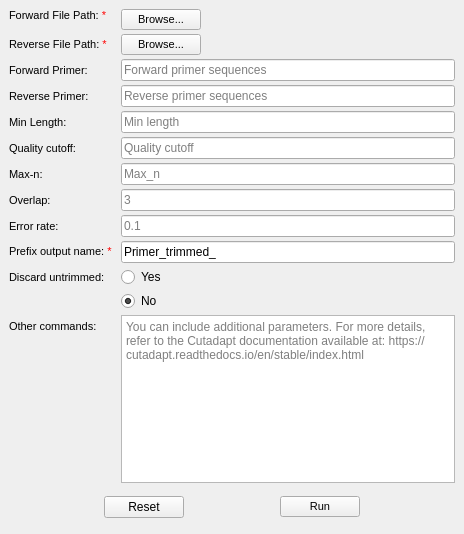
<?xml version="1.0" encoding="UTF-8"?>
<ui version="4.0">
 <class>Primer</class>
 <widget class="QMainWindow" name="Primer">
  <property name="geometry">
   <rect>
    <x>0</x>
    <y>0</y>
    <width>464</width>
    <height>534</height>
   </rect>
  </property>
  <property name="windowTitle">
   <string>Primer trimming</string>
  </property>
  <widget class="QWidget" name="centralwidget">
   <layout class="QVBoxLayout" name="verticalLayout">
    <item>
     <widget class="QFrame" name="frame">
      <property name="frameShape">
       <enum>QFrame::NoFrame</enum>
      </property>
      <property name="frameShadow">
       <enum>QFrame::Plain</enum>
      </property>
      <layout class="QFormLayout" name="formLayout">
       <property name="horizontalSpacing">
        <number>8</number>
       </property>
       <property name="verticalSpacing">
        <number>4</number>
       </property>
       <property name="leftMargin">
        <number>0</number>
       </property>
       <property name="topMargin">
        <number>0</number>
       </property>
       <property name="rightMargin">
        <number>0</number>
       </property>
       <property name="bottomMargin">
        <number>0</number>
       </property>
       <item row="0" column="0">
        <widget class="QLabel" name="label_filenameforward">
         <property name="sizePolicy">
          <sizepolicy hsizetype="Expanding" vsizetype="Fixed">
           <horstretch>0</horstretch>
           <verstretch>0</verstretch>
          </sizepolicy>
         </property>
         <property name="font">
          <font>
           <pointsize>8</pointsize>
          </font>
         </property>
         <property name="text">
          <string>&lt;span style=&quot;color: black;&quot;&gt;Forward File Path: &lt;/span&gt;&lt;span style=&quot;color: red;&quot;&gt;*&lt;/span&gt;</string>
         </property>
         <property name="textFormat">
          <enum>Qt::RichText</enum>
         </property>
        </widget>
       </item>
       <item row="0" column="1">
        <widget class="QFrame" name="frame_3">
         <property name="frameShape">
          <enum>QFrame::NoFrame</enum>
         </property>
         <property name="frameShadow">
          <enum>QFrame::Plain</enum>
         </property>
         <layout class="QHBoxLayout" name="horizontalLayout">
          <property name="spacing">
           <number>0</number>
          </property>
          <property name="leftMargin">
           <number>0</number>
          </property>
          <property name="topMargin">
           <number>0</number>
          </property>
          <property name="rightMargin">
           <number>0</number>
          </property>
          <property name="bottomMargin">
           <number>0</number>
          </property>
          <item>
           <widget class="QPushButton" name="pushButton_loadforwardfile">
            <property name="sizePolicy">
             <sizepolicy hsizetype="Minimum" vsizetype="Fixed">
              <horstretch>0</horstretch>
              <verstretch>0</verstretch>
             </sizepolicy>
            </property>
            <property name="font">
             <font>
              <pointsize>8</pointsize>
             </font>
            </property>
            <property name="cursor">
             <cursorShape>PointingHandCursor</cursorShape>
            </property>
            <property name="text">
             <string>Browse...</string>
            </property>
           </widget>
          </item>
          <item>
           <spacer name="horizontalSpacer">
            <property name="orientation">
             <enum>Qt::Horizontal</enum>
            </property>
            <property name="sizeHint" stdset="0">
             <size>
              <width>301</width>
              <height>10</height>
             </size>
            </property>
           </spacer>
          </item>
         </layout>
        </widget>
       </item>
       <item row="1" column="0">
        <widget class="QLabel" name="label_filenamereverse">
         <property name="sizePolicy">
          <sizepolicy hsizetype="Expanding" vsizetype="Preferred">
           <horstretch>0</horstretch>
           <verstretch>0</verstretch>
          </sizepolicy>
         </property>
         <property name="font">
          <font>
           <pointsize>8</pointsize>
          </font>
         </property>
         <property name="text">
          <string>&lt;span style=&quot;color: black;&quot;&gt;Reverse File Path: &lt;/span&gt;&lt;span style=&quot;color: red;&quot;&gt;*&lt;/span&gt;</string>
         </property>
         <property name="textFormat">
          <enum>Qt::RichText</enum>
         </property>
        </widget>
       </item>
       <item row="1" column="1">
        <widget class="QFrame" name="frame_4">
         <property name="frameShape">
          <enum>QFrame::NoFrame</enum>
         </property>
         <property name="frameShadow">
          <enum>QFrame::Plain</enum>
         </property>
         <layout class="QHBoxLayout" name="horizontalLayout_2">
          <property name="spacing">
           <number>0</number>
          </property>
          <property name="leftMargin">
           <number>0</number>
          </property>
          <property name="topMargin">
           <number>0</number>
          </property>
          <property name="rightMargin">
           <number>0</number>
          </property>
          <property name="bottomMargin">
           <number>0</number>
          </property>
          <item>
           <widget class="QPushButton" name="pushButton_loadreversefile">
            <property name="sizePolicy">
             <sizepolicy hsizetype="Minimum" vsizetype="Fixed">
              <horstretch>0</horstretch>
              <verstretch>0</verstretch>
             </sizepolicy>
            </property>
            <property name="font">
             <font>
              <pointsize>8</pointsize>
             </font>
            </property>
            <property name="cursor">
             <cursorShape>PointingHandCursor</cursorShape>
            </property>
            <property name="text">
             <string>Browse...</string>
            </property>
           </widget>
          </item>
          <item>
           <spacer name="horizontalSpacer_2">
            <property name="orientation">
             <enum>Qt::Horizontal</enum>
            </property>
            <property name="sizeHint" stdset="0">
             <size>
              <width>303</width>
              <height>10</height>
             </size>
            </property>
           </spacer>
          </item>
         </layout>
        </widget>
       </item>
       <item row="2" column="0">
        <widget class="QLabel" name="label_forward">
         <property name="font">
          <font>
           <pointsize>8</pointsize>
           <weight>50</weight>
           <bold>false</bold>
          </font>
         </property>
         <property name="mouseTracking">
          <bool>true</bool>
         </property>
         <property name="toolTip">
          <string>Forward reads</string>
         </property>
         <property name="whatsThis">
          <string/>
         </property>
         <property name="inputMethodHints">
          <set>Qt::ImhPreferNumbers</set>
         </property>
         <property name="text">
          <string>Forward Primer:      </string>
         </property>
        </widget>
       </item>
       <item row="2" column="1">
        <widget class="QLineEdit" name="lineEdit_forward">
         <property name="autoFillBackground">
          <bool>false</bool>
         </property>
         <property name="inputMethodHints">
          <set>Qt::ImhPreferNumbers</set>
         </property>
         <property name="placeholderText">
          <string>Forward primer sequences</string>
         </property>
         <property name="cursorMoveStyle">
          <enum>Qt::LogicalMoveStyle</enum>
         </property>
         <property name="clearButtonEnabled">
          <bool>false</bool>
         </property>
        </widget>
       </item>
       <item row="3" column="0">
        <widget class="QLabel" name="label_reverse">
         <property name="font">
          <font>
           <pointsize>8</pointsize>
           <weight>50</weight>
           <bold>false</bold>
          </font>
         </property>
         <property name="mouseTracking">
          <bool>true</bool>
         </property>
         <property name="toolTip">
          <string>Reverse reads</string>
         </property>
         <property name="whatsThis">
          <string/>
         </property>
         <property name="inputMethodHints">
          <set>Qt::ImhPreferNumbers</set>
         </property>
         <property name="text">
          <string>Reverse Primer:      </string>
         </property>
        </widget>
       </item>
       <item row="3" column="1">
        <widget class="QLineEdit" name="lineEdit_reverse">
         <property name="inputMethodHints">
          <set>Qt::ImhPreferNumbers</set>
         </property>
         <property name="placeholderText">
          <string>Reverse primer sequences</string>
         </property>
        </widget>
       </item>
       <item row="4" column="0">
        <widget class="QLabel" name="label_min">
         <property name="font">
          <font>
           <pointsize>8</pointsize>
           <weight>50</weight>
           <bold>false</bold>
          </font>
         </property>
         <property name="mouseTracking">
          <bool>true</bool>
         </property>
         <property name="toolTip">
          <string>minimum length: Discard processed reads that are shorter than LENGTH</string>
         </property>
         <property name="whatsThis">
          <string/>
         </property>
         <property name="inputMethodHints">
          <set>Qt::ImhPreferNumbers</set>
         </property>
         <property name="text">
          <string>Min Length:            </string>
         </property>
        </widget>
       </item>
       <item row="4" column="1">
        <widget class="QLineEdit" name="lineEdit_min">
         <property name="inputMethodHints">
          <set>Qt::ImhPreferNumbers</set>
         </property>
         <property name="placeholderText">
          <string>Min length</string>
         </property>
        </widget>
       </item>
       <item row="5" column="0">
        <widget class="QLabel" name="label_quality">
         <property name="font">
          <font>
           <pointsize>8</pointsize>
           <weight>50</weight>
           <bold>false</bold>
          </font>
         </property>
         <property name="mouseTracking">
          <bool>true</bool>
         </property>
         <property name="toolTip">
          <string>Quality trimming: this parameter can be used to trim low-quality ends from reads</string>
         </property>
         <property name="whatsThis">
          <string/>
         </property>
         <property name="inputMethodHints">
          <set>Qt::ImhPreferNumbers</set>
         </property>
         <property name="text">
          <string>Quality cutoff:         </string>
         </property>
        </widget>
       </item>
       <item row="5" column="1">
        <widget class="QLineEdit" name="lineEdit_quality">
         <property name="inputMethodHints">
          <set>Qt::ImhPreferNumbers</set>
         </property>
         <property name="placeholderText">
          <string>Quality cutoff</string>
         </property>
        </widget>
       </item>
       <item row="6" column="0">
        <widget class="QLabel" name="label_max">
         <property name="font">
          <font>
           <pointsize>8</pointsize>
           <weight>50</weight>
           <bold>false</bold>
          </font>
         </property>
         <property name="mouseTracking">
          <bool>true</bool>
         </property>
         <property name="toolTip">
          <string>maximum number of N bases: Discard reads containing more than COUNT N bases</string>
         </property>
         <property name="whatsThis">
          <string/>
         </property>
         <property name="inputMethodHints">
          <set>Qt::ImhPreferNumbers</set>
         </property>
         <property name="text">
          <string>Max-n:                   </string>
         </property>
        </widget>
       </item>
       <item row="6" column="1">
        <widget class="QLineEdit" name="lineEdit_max">
         <property name="inputMethodHints">
          <set>Qt::ImhPreferNumbers</set>
         </property>
         <property name="placeholderText">
          <string>Max_n</string>
         </property>
        </widget>
       </item>
       <item row="7" column="0">
        <widget class="QLabel" name="label_overlap">
         <property name="font">
          <font>
           <pointsize>8</pointsize>
           <weight>50</weight>
           <bold>false</bold>
          </font>
         </property>
         <property name="mouseTracking">
          <bool>true</bool>
         </property>
         <property name="toolTip">
          <string>Minimum overlap. reducing random matches (default: 3)</string>
         </property>
         <property name="whatsThis">
          <string/>
         </property>
         <property name="inputMethodHints">
          <set>Qt::ImhPreferNumbers</set>
         </property>
         <property name="text">
          <string>Overlap:                 </string>
         </property>
        </widget>
       </item>
       <item row="7" column="1">
        <widget class="QLineEdit" name="lineEdit_overlap">
         <property name="inputMethodHints">
          <set>Qt::ImhPreferNumbers</set>
         </property>
         <property name="text">
          <string/>
         </property>
         <property name="placeholderText">
          <string>3</string>
         </property>
        </widget>
       </item>
       <item row="8" column="0">
        <widget class="QLabel" name="label_errorRate">
         <property name="font">
          <font>
           <pointsize>8</pointsize>
           <weight>50</weight>
           <bold>false</bold>
          </font>
         </property>
         <property name="mouseTracking">
          <bool>true</bool>
         </property>
         <property name="toolTip">
          <string>Maximum error rate (default: 0.1)</string>
         </property>
         <property name="whatsThis">
          <string/>
         </property>
         <property name="inputMethodHints">
          <set>Qt::ImhPreferNumbers</set>
         </property>
         <property name="text">
          <string>Error rate:              </string>
         </property>
        </widget>
       </item>
       <item row="8" column="1">
        <widget class="QLineEdit" name="lineEdit_error">
         <property name="inputMethodHints">
          <set>Qt::ImhPreferNumbers</set>
         </property>
         <property name="text">
          <string/>
         </property>
         <property name="placeholderText">
          <string>0.1</string>
         </property>
        </widget>
       </item>
       <item row="12" column="0">
        <widget class="QLabel" name="label_discarduntrim">
         <property name="font">
          <font>
           <pointsize>8</pointsize>
           <weight>50</weight>
           <bold>false</bold>
          </font>
         </property>
         <property name="toolTip">
          <string>Discard reads in which no adapter was found</string>
         </property>
         <property name="text">
          <string>Discard untrimmed:</string>
         </property>
        </widget>
       </item>
       <item row="12" column="1">
        <widget class="QRadioButton" name="radioButton_yes">
         <property name="text">
          <string>Yes</string>
         </property>
        </widget>
       </item>
       <item row="13" column="1">
        <widget class="QRadioButton" name="radioButton_no">
         <property name="text">
          <string>No</string>
         </property>
         <property name="checked">
          <bool>true</bool>
         </property>
        </widget>
       </item>
       <item row="14" column="0">
        <widget class="QLabel" name="label_othercommand">
         <property name="font">
          <font>
           <pointsize>8</pointsize>
           <weight>50</weight>
           <bold>false</bold>
          </font>
         </property>
         <property name="mouseTracking">
          <bool>true</bool>
         </property>
         <property name="toolTip">
          <string>You can include additional parameters. For more details, refer to the Cutadapt documentation available at: https://cutadapt.readthedocs.io/en/stable/index.html</string>
         </property>
         <property name="whatsThis">
          <string/>
         </property>
         <property name="inputMethodHints">
          <set>Qt::ImhPreferNumbers</set>
         </property>
         <property name="text">
          <string>Other commands:   </string>
         </property>
        </widget>
       </item>
       <item row="14" column="1">
        <widget class="QTextEdit" name="textEdit_othercommand">
         <property name="placeholderText">
          <string>You can include additional parameters. For more details, refer to the Cutadapt documentation available at: https://cutadapt.readthedocs.io/en/stable/index.html</string>
         </property>
        </widget>
       </item>
       <item row="9" column="1">
        <widget class="QLineEdit" name="lineEdit_outputname">
         <property name="inputMethodHints">
          <set>Qt::ImhPreferNumbers</set>
         </property>
         <property name="text">
          <string>Primer_trimmed_</string>
         </property>
         <property name="placeholderText">
          <string>prefix output name</string>
         </property>
        </widget>
       </item>
       <item row="9" column="0">
        <widget class="QLabel" name="label_errorRate_2">
         <property name="font">
          <font>
           <pointsize>8</pointsize>
           <weight>50</weight>
           <bold>false</bold>
          </font>
         </property>
         <property name="mouseTracking">
          <bool>true</bool>
         </property>
         <property name="toolTip">
          <string/>
         </property>
         <property name="whatsThis">
          <string/>
         </property>
         <property name="inputMethodHints">
          <set>Qt::ImhPreferNumbers</set>
         </property>
         <property name="text">
          <string>&lt;span style=&quot;color: black;&quot;&gt;Prefix output name: &lt;/span&gt;&lt;span style=&quot;color: red;&quot;&gt;*&lt;/span&gt;</string>
         </property>
         <property name="textFormat">
          <enum>Qt::RichText</enum>
         </property>
        </widget>
       </item>
      </layout>
     </widget>
    </item>
    <item>
     <widget class="QFrame" name="frame_2">
      <property name="frameShape">
       <enum>QFrame::NoFrame</enum>
      </property>
      <property name="frameShadow">
       <enum>QFrame::Plain</enum>
      </property>
      <layout class="QHBoxLayout" name="horizontalLayout_3">
       <property name="spacing">
        <number>0</number>
       </property>
       <property name="leftMargin">
        <number>0</number>
       </property>
       <property name="topMargin">
        <number>7</number>
       </property>
       <property name="rightMargin">
        <number>0</number>
       </property>
       <property name="bottomMargin">
        <number>7</number>
       </property>
       <item>
        <spacer name="horizontalSpacer_3">
         <property name="orientation">
          <enum>Qt::Horizontal</enum>
         </property>
         <property name="sizeHint" stdset="0">
          <size>
           <width>40</width>
           <height>20</height>
          </size>
         </property>
        </spacer>
       </item>
       <item>
        <widget class="QPushButton" name="pushButton_reset">
         <property name="text">
          <string>Reset</string>
         </property>
        </widget>
       </item>
       <item>
        <spacer name="horizontalSpacer_4">
         <property name="orientation">
          <enum>Qt::Horizontal</enum>
         </property>
         <property name="sizeHint" stdset="0">
          <size>
           <width>40</width>
           <height>20</height>
          </size>
         </property>
        </spacer>
       </item>
       <item>
        <widget class="QPushButton" name="pushButton_run">
         <property name="font">
          <font>
           <pointsize>8</pointsize>
          </font>
         </property>
         <property name="cursor">
          <cursorShape>PointingHandCursor</cursorShape>
         </property>
         <property name="text">
          <string>Run</string>
         </property>
        </widget>
       </item>
       <item>
        <spacer name="horizontalSpacer_5">
         <property name="orientation">
          <enum>Qt::Horizontal</enum>
         </property>
         <property name="sizeHint" stdset="0">
          <size>
           <width>40</width>
           <height>20</height>
          </size>
         </property>
        </spacer>
       </item>
      </layout>
     </widget>
    </item>
   </layout>
  </widget>
  <widget class="QMenuBar" name="menubar">
   <property name="geometry">
    <rect>
     <x>0</x>
     <y>0</y>
     <width>464</width>
     <height>26</height>
    </rect>
   </property>
  </widget>
 </widget>
 <resources/>
 <connections/>
</ui>
